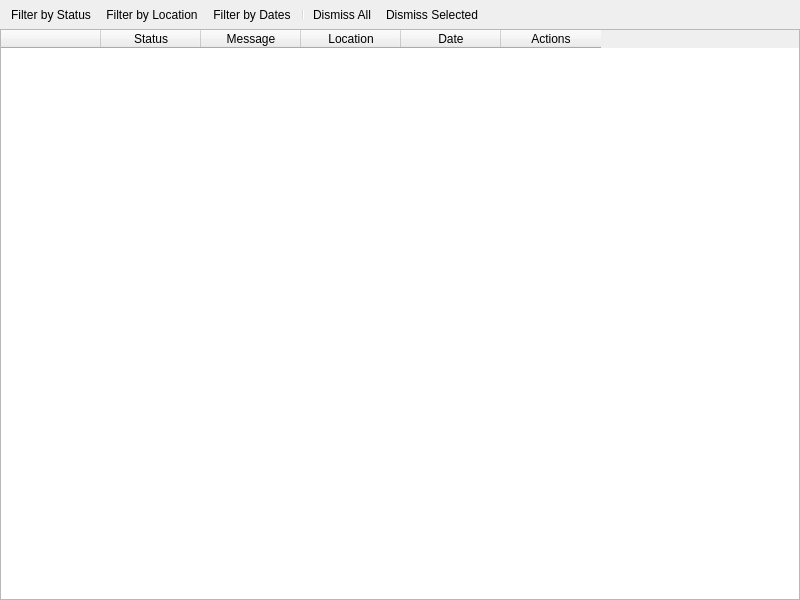
<?xml version="1.0" encoding="UTF-8"?>
<ui version="4.0">
 <class>EventsPage</class>
 <widget class="QWidget" name="EventsPage">
  <property name="geometry">
   <rect>
    <x>0</x>
    <y>0</y>
    <width>800</width>
    <height>600</height>
   </rect>
  </property>
  <property name="windowTitle">
   <string>Events</string>
  </property>
  <layout class="QVBoxLayout" name="verticalLayout" stretch="0,1">
   <property name="spacing">
    <number>0</number>
   </property>
   <property name="leftMargin">
    <number>0</number>
   </property>
   <property name="topMargin">
    <number>0</number>
   </property>
   <property name="rightMargin">
    <number>0</number>
   </property>
   <property name="bottomMargin">
    <number>0</number>
   </property>
   <item>
    <widget class="QToolBar" name="toolBar">
     <property name="movable">
      <bool>false</bool>
     </property>
     <property name="floatable">
      <bool>false</bool>
     </property>
     <addaction name="actionFilterStatus"/>
     <addaction name="actionFilterLocation"/>
     <addaction name="actionFilterDates"/>
     <addaction name="separator"/>
     <addaction name="actionDismiss"/>
     <addaction name="actionDismissSelected"/>
    </widget>
   </item>
   <item>
    <widget class="QTableWidget" name="eventsTable">
     <property name="editTriggers">
      <set>QAbstractItemView::NoEditTriggers</set>
     </property>
     <property name="alternatingRowColors">
      <bool>true</bool>
     </property>
     <property name="selectionMode">
      <enum>QAbstractItemView::ExtendedSelection</enum>
     </property>
     <property name="selectionBehavior">
      <enum>QAbstractItemView::SelectRows</enum>
     </property>
     <property name="sortingEnabled">
      <bool>true</bool>
     </property>
     <attribute name="horizontalHeaderStretchLastSection">
      <bool>false</bool>
     </attribute>
     <column>
      <property name="text">
       <string/>
      </property>
     </column>
     <column>
      <property name="text">
       <string>Status</string>
      </property>
     </column>
     <column>
      <property name="text">
       <string>Message</string>
      </property>
     </column>
     <column>
      <property name="text">
       <string>Location</string>
      </property>
     </column>
     <column>
      <property name="text">
       <string>Date</string>
      </property>
     </column>
     <column>
      <property name="text">
       <string>Actions</string>
      </property>
     </column>
    </widget>
   </item>
  </layout>
  <action name="actionFilterStatus">
   <property name="text">
    <string>Filter by Status</string>
   </property>
  </action>
  <action name="actionFilterLocation">
   <property name="text">
    <string>Filter by Location</string>
   </property>
  </action>
  <action name="actionFilterDates">
   <property name="text">
    <string>Filter by Dates</string>
   </property>
  </action>
  <action name="actionDismiss">
   <property name="text">
    <string>Dismiss All</string>
   </property>
  </action>
  <action name="actionDismissSelected">
   <property name="text">
    <string>Dismiss Selected</string>
   </property>
  </action>
 </widget>
 <resources/>
 <connections/>
</ui>
